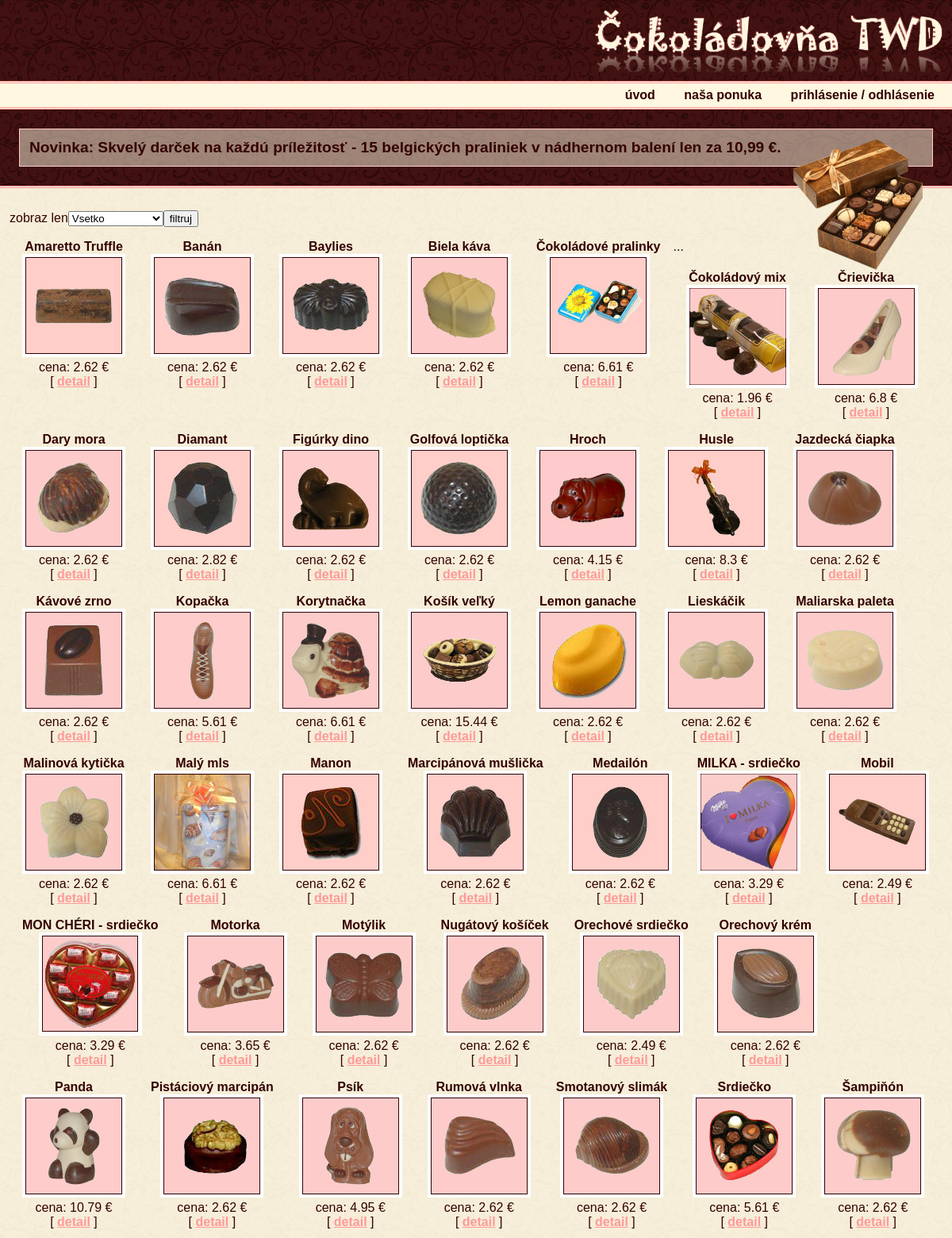
/ponuka.php (upper part), run on the app's committed database.
### tables this page shows
CREATE TABLE IF NOT EXISTS `coko_produkty` (
  `pid` smallint(6) NOT NULL AUTO_INCREMENT,
  `nazov` varchar(30) NOT NULL,
  `popis` varchar(200) NOT NULL,
  `cena` float NOT NULL,
  `foto` varchar(255) NOT NULL,
  `id_kat` tinyint(4) NOT NULL,
  PRIMARY KEY (`pid`)
);

### ponuka.php (the view, shortened to what this page needs)
<?php
include('funkcie.php');
include('hlavicka.php');
include('navigacia.php');
include('akcia.php');
?>
<section>
<?php
echo '<p>';
echo '<form method="post">';
echo '<label>';
echo "zobraz len";
echo '<select name="zoradit">';
echo "<option value='0'>Vsetko</option>";
    if (!$mysqli->connect_errno) {
        $sql = "SELECT * FROM coko_kategorie";
    }
echo '</select>';
echo '<input type="submit" value="filtruj" name="submit"  />';
echo '</form>';
echo '</p>';
if (isset($_POST['submit'])) {
    $zoradenie = $_POST['zoradit'];
} else {
    $zoradenie = -1;
}
if (!$mysqli->connect_errno) {
    if ($zoradenie == -1 || $zoradenie == 0) {
        $sql = "SELECT * FROM coko_produkty ORDER BY nazov ASC";
    } else {
        $sql = "SELECT * FROM coko_produkty WHERE id_kat='$zoradenie' ORDER BY nazov ASC";
    }
	if ($result = $mysqli->query($sql)) {
		while ($row = $result->fetch_assoc()) {
            echo "<figure>";
            echo "<figcaption>". $row['nazov']. "</figcaption>";
            if (file_exists("foto/" . $row['foto'] . "")) {
				echo "<img src='foto/{$row['foto']}' alt='{$row['nazov']}' width='130' height='130'>";
			}
            echo "<p>cena: {$row['cena']} &euro;</p>";
            echo "<p>[ <a href='detail.php?pid={$row['pid']}' >detail</a> ]</p>";
            echo "</figure>";
		}
	} elseif ($mysqli->errno) {
		echo '<p class="chyba">NEpodarilo sa vykonať dopyt! (' . $mysqli->error . ')</p>';
	}
}
?>
...
</section>
<?php include('paticka.php'); ?>

### styly.css (style rules this page uses)
body { color: #330000; font-family: Arial, Helvetica, sans-serif; background-image: url('obrazky/pozadie.jpg'); margin: 0; }
section { border-top: #FF9999 double 3px; background-image: url('obrazky/pozadie1.jpg'); padding: 1%; }
section a { color: #FF9999; font-weight: bold; }
section figure { margin: 0 1em 1em 1em; text-align: center; float: left; }
section figcaption { font-weight: bold; }
figure p { clear: both; margin: 0; }

### data on the page
coko_produkty: nazov "Amaretto Truffle", foto (picture), cena "2.62"
coko_produkty: nazov "Banán", foto (picture), cena "2.62"
coko_produkty: nazov "Baylies", foto (picture), cena "2.62"
coko_produkty: nazov "Biela káva", foto (picture), cena "2.62"
coko_produkty: nazov "Čokoládové pralinky", foto (picture), cena "6.61"
coko_produkty: nazov "Čokoládový mix", foto (picture), cena "1.96"
coko_produkty: nazov "Črievička", foto (picture), cena "6.8"
coko_produkty: nazov "Dary mora", foto (picture), cena "2.62"
coko_produkty: nazov "Diamant", foto (picture), cena "2.82"
coko_produkty: nazov "Figúrky dino", foto (picture), cena "2.62"
coko_produkty: nazov "Golfová loptička", foto (picture), cena "2.62"
coko_produkty: nazov "Hroch", foto (picture), cena "4.15"
coko_produkty: nazov "Husle", foto (picture), cena "8.3"
coko_produkty: nazov "Jazdecká čiapka", foto (picture), cena "2.62"
coko_produkty: nazov "Kávové zrno", foto (picture), cena "2.62"
coko_produkty: nazov "Kopačka", foto (picture), cena "5.61"
coko_produkty: nazov "Korytnačka", foto (picture), cena "6.61"
coko_produkty: nazov "Košík veľký", foto (picture), cena "15.44"
coko_produkty: nazov "Lemon ganache", foto (picture), cena "2.62"
coko_produkty: nazov "Lieskáčik", foto (picture), cena "2.62"
coko_produkty: nazov "Maliarska paleta", foto (picture), cena "2.62"
coko_produkty: nazov "Malinová kytička", foto (picture), cena "2.62"
coko_produkty: nazov "Malý mls", foto (picture), cena "6.61"
coko_produkty: nazov "Manon", foto (picture), cena "2.62"
coko_produkty: nazov "Marcipánová mušlička", foto (picture), cena "2.62"
coko_produkty: nazov "Medailón", foto (picture), cena "2.62"
coko_produkty: nazov "MILKA - srdiečko", foto (picture), cena "3.29"
coko_produkty: nazov "Mobil", foto (picture), cena "2.49"
coko_produkty: nazov "MON CHÉRI - srdiečko", foto (picture), cena "3.29"
coko_produkty: nazov "Motorka", foto (picture), cena "3.65"
coko_produkty: nazov "Motýlik", foto (picture), cena "2.62"
coko_produkty: nazov "Nugátový košíček", foto (picture), cena "2.62"
coko_produkty: nazov "Orechové srdiečko", foto (picture), cena "2.49"
coko_produkty: nazov "Orechový krém", foto (picture), cena "2.62"
coko_produkty: nazov "Panda", foto (picture), cena "10.79"
coko_produkty: nazov "Pistáciový marcipán", foto (picture), cena "2.62"
coko_produkty: nazov "Psík", foto (picture), cena "4.95"
coko_produkty: nazov "Rumová vlnka", foto (picture), cena "2.62"
coko_produkty: nazov "Smotanový slimák", foto (picture), cena "2.62"
coko_produkty: nazov "Srdiečko", foto (picture), cena "5.61"
coko_produkty: nazov "Šampiňón", foto (picture), cena "2.62"
